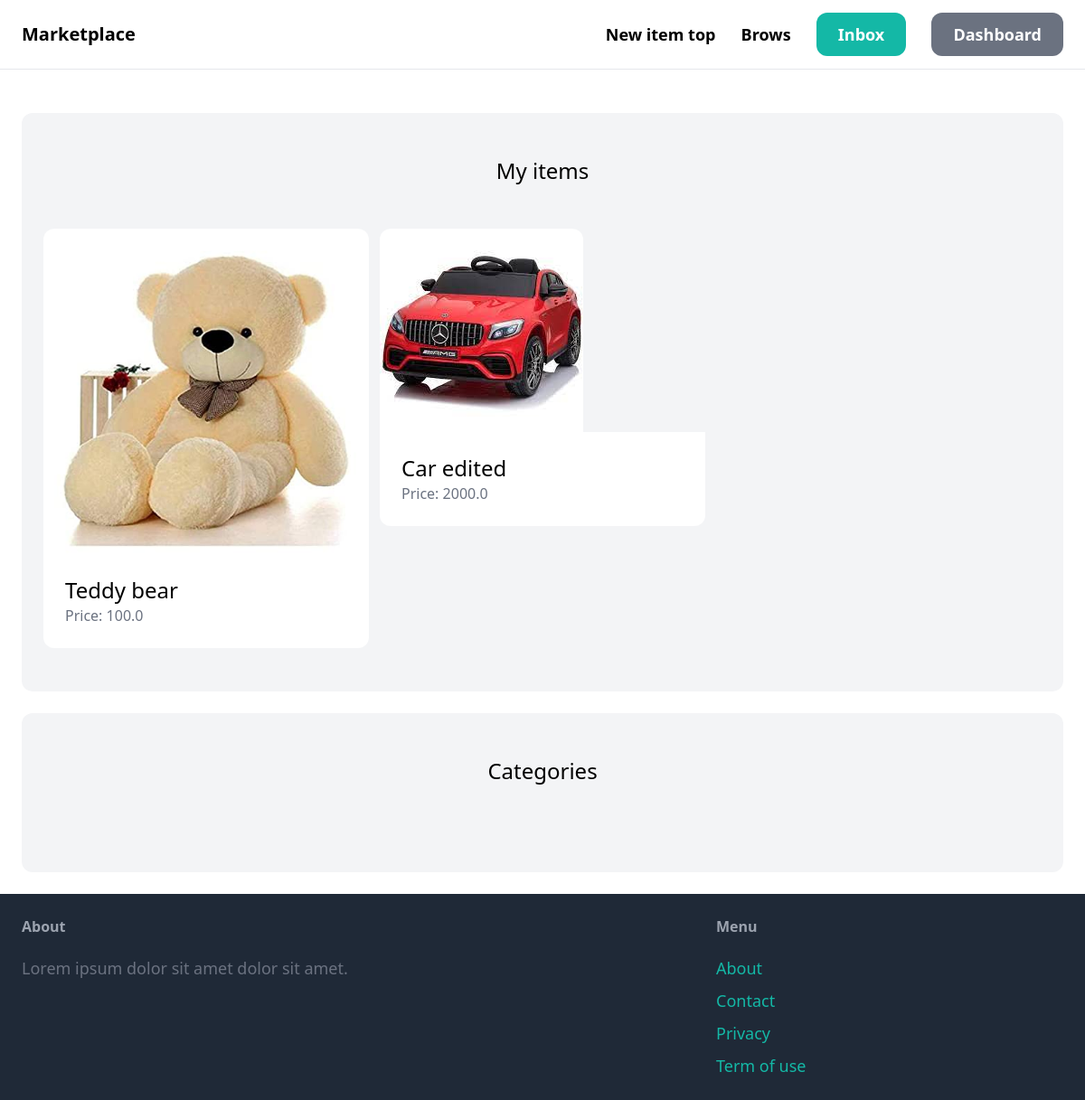
The page /dashboard/ (signed in) on the database its author committed.
### item/models.py (models this page shows, shortened)
class Item(models.Model):
    category = models.ForeignKey(
        Category, related_name='items', on_delete=models.CASCADE)
    name = models.CharField(max_length=255)
    description = models.TextField(blank=True, null=True)
    price = models.FloatField()
    image = models.ImageField(upload_to='item_images', blank=True, null=True)
    is_sold = models.BooleanField(default=False)
    created_by = models.ForeignKey(
        User, related_name='items', on_delete=models.CASCADE)
    created_at = models.DateTimeField(auto_now_add=True)

### dashboard/views.py (the view)
# urls.py: path('', views.index, name='index'),
@login_required
def index(request):
    items = Item.objects.filter(created_by=request.user)
    return render(request, 'dashboard/index.html', {
        'items': items
    })

### dashboard/templates/dashboard/index.html (shortened to what this page needs)
{% extends 'core/base.html' %}
{% block content %}
    <div class="mt-6 px-6 py-12 bg-gray-100 rounded-xl">
        <h2 class="mb-12 text-2xl text-center">My items</h2>
        <div class="grid grid-cols-3 gap-3">
            {% for item in items %}
                <div>
                    <a href="{% url 'item:detail' item.id %}">
                        <div>
                            <img src="{{ item.image.url }}" class="rounded-t-xl">
                        </div>
                        <div class="p-6 bg-white rounded-b-xl">
                            <h2 class="text-2xl">{{ item.name }}</h2>
                            <p class="text-gray-500">Price: {{ item.price }}</p>
                        </div>
                    </a>
                </div>
            {% endfor %}
        </div>
    </div>
    <div class="mt-6 px-6 py-12 bg-gray-100 rounded-xl">
        <h2 class="mb-12 text-2xl text-center">Categories</h2>
    </div>
{% endblock %}

### rows shown on the page
Item: image (picture), name "Teddy bear", price "100.0"
Item: image (picture), name "Car edited", price "2000.0"
